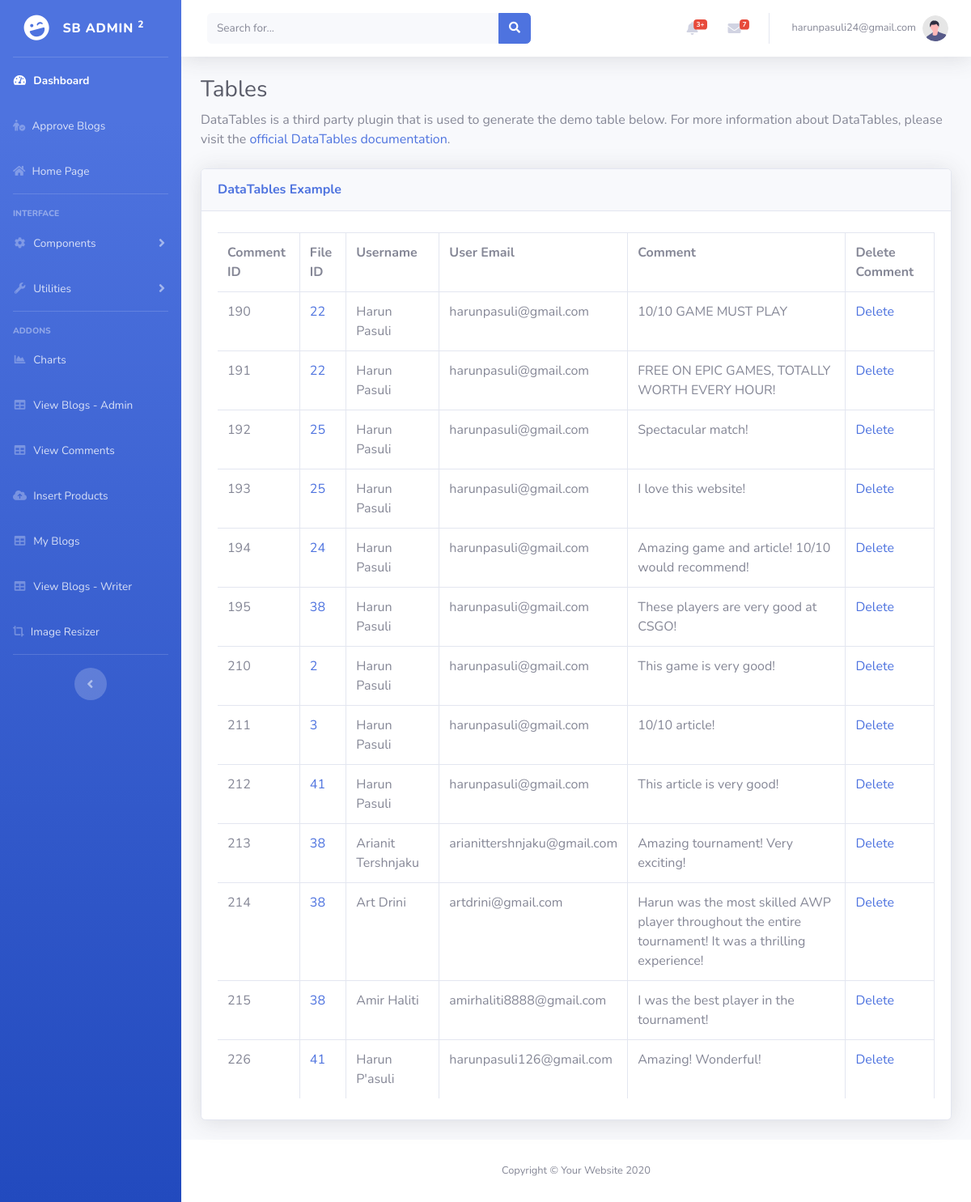
Screenshot of /AdminDashboard/admin/tables2.php (signed in) with the database file from the repository.
### tables this page shows
CREATE TABLE `comments` (
  `id` int(11) NOT NULL,
  `post_id` int(11) NOT NULL,
  `user_id` int(11) NOT NULL,
  `comment_name` text NOT NULL,
  `comment_date` timestamp NOT NULL DEFAULT current_timestamp(),
  `comment_email` varchar(255) NOT NULL,
  `comment_text` text NOT NULL,
  `likes` int(11) DEFAULT 0
);

### AdminDashboard/admin/tables2.php (the view, shortened to what this page needs)
<?php
    if(!isset($_SESSION['Email']) || $_SESSION['Role'] == 0) {
        if($_SESSION['Role'] != 1 || $_SESSION['Role'] != 2)
        header("location: ../../PHP/login.php");
        exit();
    }
    else {
?>
<!DOCTYPE html>
<html lang="en">
<head>
    <link href="vendor/fontawesome-free/css/all.min.css" rel="stylesheet" type="text/css">
    <link href="css/sb-admin-2.min.css" rel="stylesheet">
    <link href="vendor/datatables/dataTables.bootstrap4.min.css" rel="stylesheet">
</head>
<body id="page-top">
    <div id="wrapper">
        <ul class="navbar-nav bg-gradient-primary sidebar sidebar-dark accordion" id="accordionSidebar">
            <a class="sidebar-brand d-flex align-items-center justify-content-center" href="index.php">
                <div class="sidebar-brand-icon rotate-n-15">
                    <i class="fas fa-laugh-wink"></i>
                </div>
                <div class="sidebar-brand-text mx-3">SB Admin <sup>2</sup></div>
            </a>
            <hr class="sidebar-divider my-0">
            <li class="nav-item active">
                <a class="nav-link" href="index.php">
                    <i class="fas fa-fw fa-tachometer-alt"></i>
                    <span>Dashboard</span></a>
            </li>
         <?php if($_SESSION['Role'] == 1) { ?>
            <li class = "nav-item">
                <a class = "nav-link" href = "approve/approve.php">
                    <i class="fa-sharp fa-solid fa-person-circle-check"></i>
                    <span>Approve Blogs</span></a>
            </li>
            <?php }?>
            <li class = "nav-item">
            <a class = "nav-link" href = "../../index.php">
                <i class="fas fa-solid fa-house"></i>
                <span>Home Page</span></a>
            </li>
            <hr class="sidebar-divider">
            <div class="sidebar-heading">
                Interface
            </div>
            <li class="nav-item">
                <a class="nav-link collapsed" href="#" data-toggle="collapse" data-target="#collapseTwo"
                    aria-expanded="true" aria-controls="collapseTwo">
                    <i class="fas fa-fw fa-cog"></i>
                    <span>Components</span>
                </a>
            </li>
            <li class="nav-item">
                <a class="nav-link collapsed" href="#" data-toggle="collapse" data-target="#collapseUtilities"
                    aria-expanded="true" aria-controls="collapseUtilities">
                    <i class="fas fa-fw fa-wrench"></i>
                    <span>Utilities</span>
                </a>
            </li>
            <hr class="sidebar-divider">
            <div class="sidebar-heading">
                Addons
            </div>
             <li class="nav-item">
                <a class="nav-link" href="charts.php">
                    <i class="fas fa-fw fa-chart-area"></i>
                    <span>Charts</span></a>
            </li>
           <?php if($_SESSION['Role'] == 1)
            {?>
            <li class="nav-item">
                <a class="nav-link" href="tables.php">
                    <i class="fas fa-fw fa-table"></i>
                    <span>View Blogs - Admin</span></a>
            </li>
            <li class="nav-item">
                <a class="nav-link" href="tables2.php">
                    <i class="fas fa-fw fa-table"></i>
                    <span>View Comments</span></a>
            </li>
            <?php }?>
            <?php if($_SESSION['Role'] == 1 || $_SESSION['Role'] == 2) {?>
            <li class = "nav-item">
                <a class = "nav-link" href = "insert.php">
                    <i class="fas fa-regular fa-cloud-arrow-up"></i>
                    <span>Insert Products</span></a>
            </li>
            <?php }?>
            <li class="nav-item">
                <a class="nav-link" href="myBlogs.php">
                    <i class="fas fa-fw fa-table"></i>
                    <span>My Blogs</span></a>
            </li>
            <li class="nav-item">
                <a class="nav-link" href="view.php">
                    <i class="fas fa-fw fa-table"></i>
                    <span>View Blogs - Writer</span></a>
            </li>
            <li class = "nav-item">
                <a class = "nav-link" href = "image resizer/index.html">
                <i class="fa-solid fa-crop-simple"></i>
                <span>Image Resizer</span></a>
            </li>
            <hr class="sidebar-divider d-none d-md-block">
            <div class="text-center d-none d-md-inline">
                <button class="rounded-circle border-0" id="sidebarToggle"></button>
            </div>
        </ul>
        <div id="content-wrapper" class="d-flex flex-column">
            <div id="content">
                <nav class="navbar navbar-expand navbar-light bg-white topbar mb-4 static-top shadow">
                    <form
                        class="d-none d-sm-inline-block form-inline mr-auto ml-md-3 my-2 my-md-0 mw-100 navbar-search">
                        <div class="input-group">
                            <input type="text" class="form-control bg-light border-0 small" placeholder="Search for..."
                                aria-label="Search" aria-describedby="basic-addon2">
                            <div class="input-group-append">
                                <button class="btn btn-primary" type="button">
                                    <i class="fas fa-search fa-sm"></i>
                                </button>
                            </div>
                        </div>
                    </form>
                    <ul class="navbar-nav ml-auto">
                        <li class="nav-item dropdown no-arrow mx-1">
                            <a class="nav-link dropdown-toggle" href="#" id="alertsDropdown" role="button"
                                data-toggle="dropdown" aria-haspopup="true" aria-expanded="false">
                                <i class="fas fa-bell fa-fw"></i>
                                <span class="badge badge-danger badge-counter">3+</span>
                            </a>
                        </li>
                        <li class="nav-item dropdown no-arrow mx-1">
                            <a class="nav-link dropdown-toggle" href="#" id="messagesDropdown" role="button"
                                data-toggle="dropdown" aria-haspopup="true" aria-expanded="false">
                                <i class="fas fa-envelope fa-fw"></i>
                                <span class="badge badge-danger badge-counter">7</span>
                            </a>
                        </li>
                        <li class="nav-item dropdown no-arrow">
                            <a class="nav-link dropdown-toggle" href="#" id="userDropdown" role="button"
                                data-toggle="dropdown" aria-haspopup="true" aria-expanded="false">
                                <span class="mr-2 d-none d-lg-inline text-gray-600 small"><?php echo $_SESSION['Email']?></span>
                                <img class="img-profile rounded-circle"
                                    src="img/undraw_profile.svg">
                            </a>
                        </li>
                    </ul>
                </nav>
                <div class="container-fluid">
                    <h1 class="h3 mb-2 text-gray-800">Tables</h1>
                    <p class="mb-4">DataTables is a third party plugin that is used to generate the demo table below.
                        For more information about DataTables, please visit the <a target="_blank"
                            href="https://datatables.net">official DataTables documentation</a>.</p>
                    <div class="card shadow mb-4">
                        <div class="card-header py-3">
                            <h6 class="m-0 font-weight-bold text-primary">DataTables Example</h6>
                        </div>
                        <div class="card-body">
                            <div class="table-responsive">
                                <table class="table table-bordered" id="dataTable" width="100%" cellspacing="0">
                                <tr>
        <th>Comment ID</th>
        <th>File ID</th>
        <th>Username</th>
        <th>User Email</th>
        <th>Comment</th>
        <th>Delete Comment</th>
</tr>
<?php
        include('connect.php');
        $select = "SELECT * FROM comments;";
        $query = mysqli_query($connect, $select);
        while($row = mysqli_fetch_array($query))
        {
            $id = $row['id'];
            $postId = $row['post_id'];
            $commentName = $row['comment_name'];
            $commentEmail = $row['comment_email'];
            $commentText = $row['comment_text'];
        ?>
        <tr>
            <td><?php echo $id; ?></td>
            <td><a id = "comment-id" href = "../../html/post-page.php?id=<?php echo $postId; ?>"> <?php echo $postId ?> </a></td>
            <td><?php echo $commentName; ?></td>
            <td> <?php echo $commentEmail; ?></td>
            <td> <?php echo substr($commentText,0,125) ?></td>
            <td> <a href="deleteComment.php?delete=<?php echo $id; ?>" onclick="deleteCommentPopUp(<?php echo $id; ?>); return false;">Delete</a> </td>
    </tr>
    <?php } ?>
                                </table>
                            </div>
                        </div>
                    </div>
                </div>
            </div>
            <footer class="sticky-footer bg-white">
                <div class="container my-auto">
                    <div class="copyright text-center my-auto">
                        <span>Copyright &copy; Your Website 2020</span>
                    </div>
                </div>
            </footer>
        </div>
    </div>
<?php }?>
</body>
</html>

### rows the page displays
comments: id "190", post "22", comment_name "Harun Pasuli", comment_email "harunpasuli@gmail.com", comment_text "10/10 GAME MUST PLAY"
comments: id "191", post "22", comment_name "Harun Pasuli", comment_email "harunpasuli@gmail.com", comment_text "FREE ON EPIC GAMES, TOTALLY WORTH EVERY HOUR!"
comments: id "192", post "25", comment_name "Harun Pasuli", comment_email "harunpasuli@gmail.com", comment_text "Spectacular match!"
comments: id "193", post "25", comment_name "Harun Pasuli", comment_email "harunpasuli@gmail.com", comment_text "I love this website!"
comments: id "194", post "24", comment_name "Harun Pasuli", comment_email "harunpasuli@gmail.com", comment_text "Amazing game and article! 10/10 would recommend!"
comments: id "195", post "38", comment_name "Harun Pasuli", comment_email "harunpasuli@gmail.com", comment_text "These players are very good at CSGO!"
comments: id "210", post "2", comment_name "Harun Pasuli", comment_email "harunpasuli@gmail.com", comment_text "This game is very good!"
comments: id "211", post "3", comment_name "Harun Pasuli", comment_email "harunpasuli@gmail.com", comment_text "10/10 article!"
comments: id "212", post "41", comment_name "Harun Pasuli", comment_email "harunpasuli@gmail.com", comment_text "This article is very good!"
comments: id "213", post "38", comment_name "Arianit Tershnjaku", comment_email "arianittershnjaku@gmail.com", comment_text "Amazing tournament! Very exciting!"
comments: id "214", post "38", comment_name "Art Drini", comment_email "artdrini@gmail.com", comment_text "Harun was the most skilled AWP player throughout the entire tournament! It was a thrilling experience!"
comments: id "215", post "38", comment_name "Amir Haliti", comment_email "amirhaliti8888@gmail.com", comment_text "I was the best player in the tournament!"
comments: id "226", post "41", comment_name "Harun P'asuli", comment_email "harunpasuli126@gmail.com", comment_text "Amazing! Wonderful!"

### other values shown
$_SESSION['Email'] "harunpasuli24@gmail.com"
